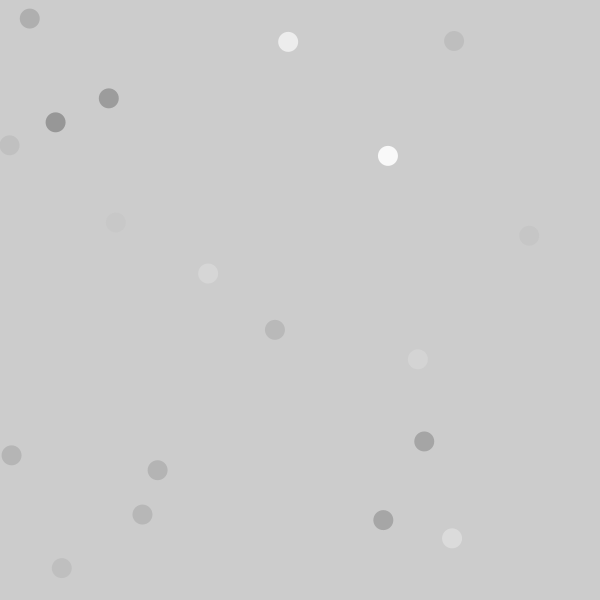
Frame 1 (no input)
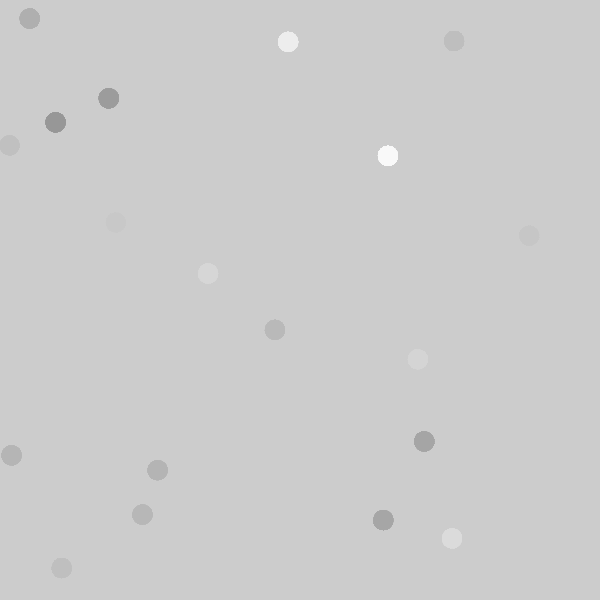
Frame 60 (the mouse pressed at the canvas centre just before this capture)
Frame 120 (the mouse held since frame 60 and released just before this capture): identical to frame 60, image omitted

The Processing sketch that drew these frames (run headless with seeded random() and noise(); from frame 60 on, the mouse is pressed at the canvas centre):

// Processing sketch: ArrayLists
// ── ArrayLists.pde
ArrayList <Bubble> bubbles;

void setup(){
  size(600, 600);
  
  bubbles = new ArrayList<Bubble>();
  for (int i = 0; i < 20; i++){
    bubbles.add (new Bubble());
  }
 
}


void draw(){
  
  for (int i = 0; i < 20; i++){
    Bubble b = bubbles.get(i);
    b.drawBubble();
  }
  

}

// ── Bubble.pde
class Bubble {

  float x;
  float y;
  float d;
  float d1;
  color c;
  
  Bubble(){
    x = random(width);
    y = random(height);
    d = 1;
    d1 = 1;
    c = int (random(150, 255));
  }
  
  void drawBubble(){
    noStroke();
    fill(c);
    ellipse(x, y, 20, 20);
  }
  
  void move(){
    x = x + d;
    y = y + d1;
  }
  
  void boundaries(){
    if (x > width-10){
      d = -1;
    }else if (x<0){
      d = 1;
    }
    
    if (y > height-10){
      d1 = -1;
    }else if (y < 0){
      d1 = 1;
    }
  }

}
